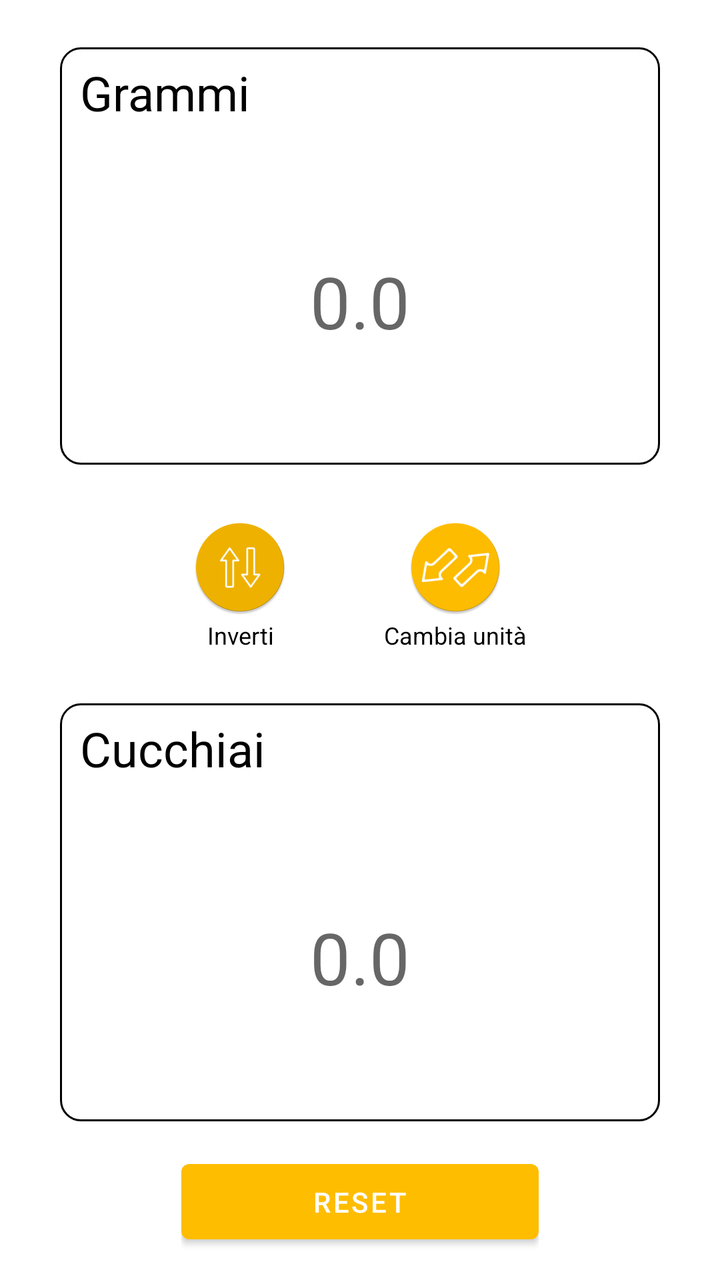
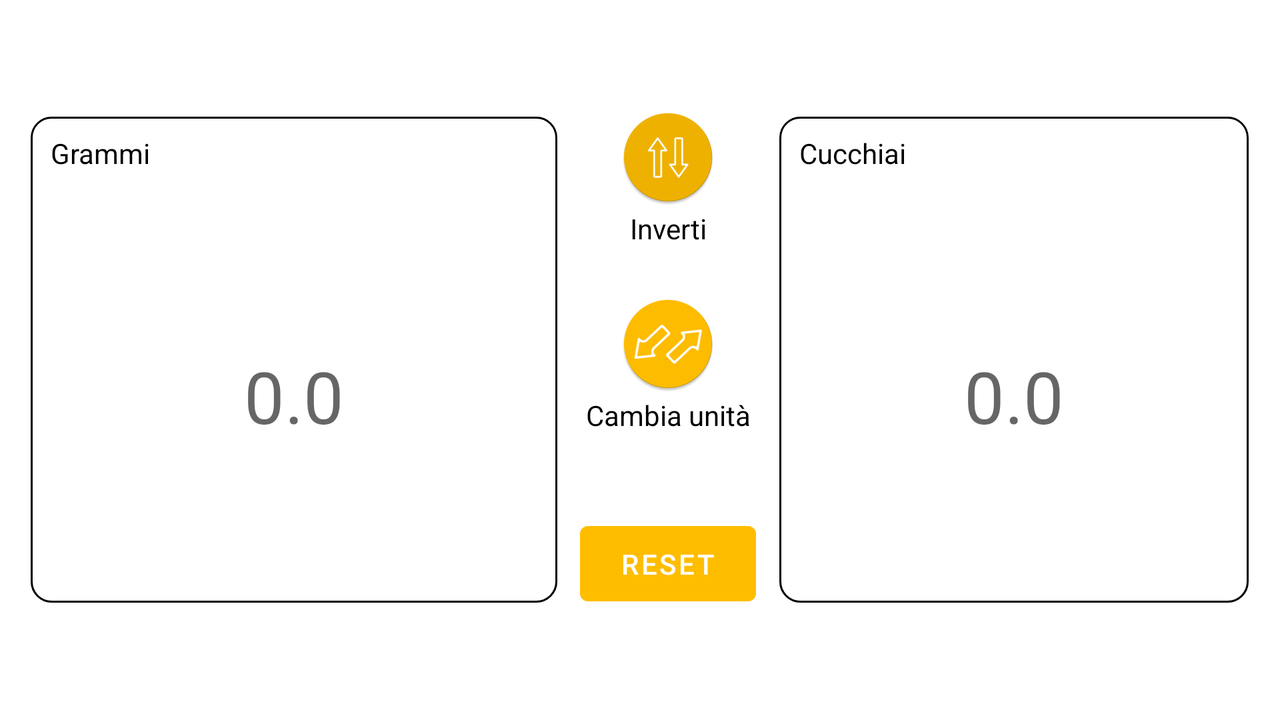

Two renders of one Android screen. The first uses the default layout on a phone; the second uses the alternative layout the repository ships for a different screen configuration, on a matching device. The two XML files are below.
<!-- AndroidManifest.xml: application theme Theme.CookingApp -->
<!-- res/layout/fragment_converter.xml -->
<?xml version="1.0" encoding="utf-8"?>
<LinearLayout xmlns:android="http://schemas.android.com/apk/res/android"
    xmlns:app="http://schemas.android.com/apk/res-auto"
    xmlns:tools="http://schemas.android.com/tools"
    android:layout_width="match_parent"
    android:layout_height="match_parent"
    android:orientation="vertical"
    tools:context=".ui.converter.ConverterFragment">

    <Space
        android:layout_width="match_parent"
        android:layout_height="wrap_content"
        android:layout_weight="6.5" />

    <LinearLayout
        android:layout_width="match_parent"
        android:layout_height="wrap_content"
        android:layout_weight="35"
        android:orientation="horizontal">

        <Space
            android:layout_width="wrap_content"
            android:layout_height="match_parent"
            android:layout_weight="20" />

        <LinearLayout
            android:layout_width="wrap_content"
            android:layout_height="match_parent"
            android:layout_weight="60"
            android:background="@drawable/drawable_roundborder_convertor"
            android:orientation="vertical">

            <TextView
                android:id="@+id/converter_tv_fromconvert"
                android:layout_width="match_parent"
                android:layout_height="wrap_content"
                android:layout_weight="10"
                android:gravity="center_vertical"
                android:paddingLeft="10dp"
                android:paddingRight="10dp"
                android:text="@string/converter_gr_text_title"
                android:textColor="@color/black"
                android:textSize="24sp" />

            <EditText
                android:id="@+id/converter_et_fromconvert"
                android:layout_width="match_parent"
                android:layout_height="wrap_content"
                android:layout_gravity="center"
                android:layout_weight="90"
                android:background="@android:color/transparent"
                android:ems="5"
                android:gravity="center"
                android:hint="@string/converter_hint"
                android:inputType="numberDecimal"
                android:textSize="36sp"
                android:autofillHints="" />
        </LinearLayout>

        <Space
            android:layout_width="wrap_content"
            android:layout_height="match_parent"
            android:layout_weight="20" />
    </LinearLayout>

    <Space
        android:layout_width="match_parent"
        android:layout_height="wrap_content"
        android:layout_weight="7" />

    <LinearLayout
        android:layout_width="match_parent"
        android:layout_height="wrap_content"
        android:layout_weight="1"
        android:orientation="horizontal">

        <Space
            android:layout_width="wrap_content"
            android:layout_height="match_parent"
            android:layout_weight="35" />

        <LinearLayout
            android:layout_width="wrap_content"
            android:layout_height="match_parent"
            android:layout_weight="10"
            android:orientation="vertical">

            <ImageButton
                android:id="@+id/converter_change_values"
                android:layout_width="match_parent"
                android:layout_height="wrap_content"
                android:layout_weight="90"
                android:background="@color/white"
                android:contentDescription="@string/converter_icon_change_alt"
                android:src="@mipmap/ic_converter_change_arrows_round" />

            <TextView
                android:id="@+id/converter_tv_switch_title"
                android:layout_width="match_parent"
                android:layout_height="wrap_content"
                android:layout_gravity="center"
                android:layout_weight="10"
                android:foregroundGravity="center"
                android:gravity="center"
                android:text="@string/converter_switch_button"
                android:textColor="@color/black"
                android:textSize="12sp" />
        </LinearLayout>

        <Space
            android:layout_width="wrap_content"
            android:layout_height="match_parent"
            android:layout_weight="10" />

        <LinearLayout
            android:layout_width="wrap_content"
            android:layout_height="match_parent"
            android:layout_weight="10"
            android:orientation="vertical">

            <ImageButton
                android:id="@+id/converter_change_units"
                android:layout_width="match_parent"
                android:layout_height="wrap_content"
                android:layout_weight="90"
                android:background="@color/white"
                android:contentDescription="@string/converter_icon_units_alt"
                android:src="@mipmap/ic_converter_arrows_round" />

            <TextView
                android:id="@+id/converter_tv_changeunits_title"
                android:layout_width="match_parent"
                android:layout_height="wrap_content"
                android:layout_gravity="center"
                android:layout_weight="10"
                android:foregroundGravity="center"
                android:gravity="center"
                android:text="@string/converter_changeunits_button"
                android:textColor="@color/black"
                android:textSize="12sp" />
        </LinearLayout>

        <Space
            android:layout_width="wrap_content"
            android:layout_height="match_parent"
            android:layout_weight="35" />
    </LinearLayout>

    <Space
        android:layout_width="match_parent"
        android:layout_height="wrap_content"
        android:layout_weight="7" />

    <LinearLayout
        android:layout_width="match_parent"
        android:layout_height="wrap_content"
        android:layout_weight="35"
        android:orientation="horizontal">

        <Space
            android:layout_width="wrap_content"
            android:layout_height="match_parent"
            android:layout_weight="20" />

        <LinearLayout
            android:layout_width="wrap_content"
            android:layout_height="match_parent"
            android:layout_weight="60"
            android:background="@drawable/drawable_roundborder_convertor"
            android:orientation="vertical">

            <TextView
                android:id="@+id/converter_tv_toconvert"
                android:layout_width="match_parent"
                android:layout_height="wrap_content"
                android:layout_weight="10"
                android:gravity="center_vertical"
                android:paddingLeft="10dp"
                android:paddingRight="10dp"
                android:text="@string/converter_spoon_text_title"
                android:textColor="@color/black"
                android:textSize="24sp" />

            <TextView
                android:id="@+id/converter_et_toconvert"
                android:layout_width="match_parent"
                android:layout_height="wrap_content"
                android:layout_weight="90"
                android:background="@android:color/transparent"
                android:ems="5"
                android:gravity="center"
                android:hint="@string/converter_hint"
                android:textColor="@color/black"
                android:textSize="36sp" />
        </LinearLayout>

        <Space
            android:layout_width="wrap_content"
            android:layout_height="match_parent"
            android:layout_weight="20" />
    </LinearLayout>

    <Space
        android:layout_width="match_parent"
        android:layout_height="wrap_content"
        android:layout_weight="2" />

    <LinearLayout
        android:layout_width="match_parent"
        android:layout_height="wrap_content"
        android:layout_weight="5"
        android:orientation="horizontal">

        <Space
            android:layout_height="match_parent"
            android:layout_width="wrap_content"
            android:layout_weight="30" />

        <LinearLayout
            android:layout_width="wrap_content"
            android:layout_height="match_parent"
            android:layout_weight="30"
            android:orientation="vertical">

            <Space
                android:layout_width="match_parent"
                android:layout_height="wrap_content"
                android:layout_weight="45" />

            <Button
                android:id="@+id/converter_reset_button"
                android:layout_width="match_parent"
                android:layout_height="wrap_content"
                android:layout_gravity="center"
                android:layout_weight="10"
                android:text="@string/converter_button_reset_name" />

            <Space
                android:layout_width="match_parent"
                android:layout_height="wrap_content"
                android:layout_weight="45" />
        </LinearLayout>

        <Space
            android:layout_width="wrap_content"
            android:layout_height="match_parent"
            android:layout_weight="30" />
    </LinearLayout>

    <Space
        android:layout_width="match_parent"
        android:layout_height="wrap_content"
        android:layout_weight="1.5" />
</LinearLayout>
<!-- resources referenced by this layout -->
<resources>
  <color name="black">#FF000000</color>
  <color name="white">#FFFFFFFF</color>
  <!-- drawable drawable_roundborder_convertor (drawable) -->
  <?xml version="1.0" encoding="utf-8"?>
  <shape xmlns:android="http://schemas.android.com/apk/res/android"
      android:shape="rectangle" >
  
      
  
      
      <stroke
          android:width="1dp"
          android:color="@color/black" >
      </stroke>
  
      
      <corners
          android:radius="10dp"   >
      </corners>
  
  </shape>
  <!-- mipmap ic_converter_arrows_round: png bitmap (mipmap-hdpi, 3821 bytes) -->
  <!-- mipmap ic_converter_change_arrows_round: png bitmap (mipmap-hdpi, 3239 bytes) -->
  <string name="converter_button_reset_name" translatable="false">Reset</string>
  <string name="converter_changeunits_button">Cambia unità</string>
  <string name="converter_gr_text_title">Grammi</string>
  <string name="converter_hint" translatable="false">0.0</string>
  <string name="converter_icon_change_alt" translatable="false">Converter icon</string>
  <string name="converter_icon_units_alt" translatable="false">Units icon</string>
  <string name="converter_spoon_text_title">Cucchiai</string>
  <string name="converter_switch_button">Inverti</string>
  <style name="Theme.CookingApp" parent="Theme.MaterialComponents.DayNight.NoActionBar">
          
          <item name="colorPrimary">@color/giallo</item>
          <item name="colorPrimaryVariant">@color/giallo_barra</item>
          <item name="colorOnPrimary">@color/white</item>
          
          <item name="colorSecondary">@color/teal_200</item>
          <item name="colorSecondaryVariant">@color/teal_700</item>
          <item name="colorOnSecondary">@color/black</item>
          
          <item name="android:statusBarColor" tools:targetApi="l">?attr/colorPrimaryVariant</item>
          
      </style>
  <color name="giallo">#FFBD00</color>
  <color name="giallo_barra">#F0B200</color>
  <color name="teal_200">#FF03DAC5</color>
  <color name="teal_700">#FF018786</color>
</resources>
<!-- res/layout-land/fragment_converter.xml (the repository's variant of the layout above) -->
<!-- drawn on the phone turned sideways -->
<?xml version="1.0" encoding="utf-8"?>
<LinearLayout xmlns:android="http://schemas.android.com/apk/res/android"
    xmlns:app="http://schemas.android.com/apk/res-auto"
    android:layout_width="match_parent"
    android:layout_height="match_parent"
    android:weightSum="100">

    <Space
        android:layout_width="wrap_content"
        android:layout_height="match_parent"
        android:layout_weight="20" />

    <LinearLayout
        android:layout_width="wrap_content"
        android:layout_height="match_parent"
        android:layout_weight="15"
        android:orientation="vertical">

        <Space
            android:layout_width="match_parent"
            android:layout_height="wrap_content"
            android:layout_weight="20" />

        <LinearLayout
            android:layout_width="match_parent"
            android:layout_height="wrap_content"
            android:layout_weight="60"
            android:background="@drawable/drawable_roundborder_convertor"
            android:orientation="vertical">

            <TextView
                android:id="@+id/converter_tv_fromconvert"
                android:layout_width="match_parent"
                android:layout_height="wrap_content"
                android:layout_weight="10"
                android:background="@android:color/transparent"
                android:gravity="center_vertical"
                android:paddingLeft="10dp"
                android:paddingRight="10dp"
                android:text="@string/converter_gr_text_title"
                android:textColor="@color/black" />

            <EditText
                android:id="@+id/converter_et_fromconvert"
                android:layout_width="match_parent"
                android:layout_height="wrap_content"
                android:layout_weight="90"
                android:background="@android:color/transparent"
                android:ems="6"
                android:gravity="center"
                android:hint="@string/converter_hint"
                android:importantForAutofill="no"
                android:inputType="numberDecimal"
                android:textSize="36sp" />
        </LinearLayout>

        <Space
            android:layout_width="match_parent"
            android:layout_height="wrap_content"
            android:layout_weight="20" />
    </LinearLayout>

    <Space
        android:layout_width="wrap_content"
        android:layout_height="match_parent"
        android:layout_weight="10" />

    <LinearLayout
        android:layout_width="wrap_content"
        android:layout_height="match_parent"
        android:layout_weight="10"
        android:orientation="vertical">

        <Space
            android:layout_width="match_parent"
            android:layout_height="wrap_content"
            android:layout_weight="29.5" />

        <ImageButton
            android:id="@+id/converter_change_values"
            android:layout_width="wrap_content"
            android:layout_height="wrap_content"
            android:layout_gravity="center"
            android:layout_weight="2.5"
            android:background="@android:color/transparent"
            android:contentDescription="@string/converter_icon_change_alt"
            app:srcCompat="@mipmap/ic_converter_change_arrows_round" />

        <TextView
            android:id="@+id/textView2"
            android:layout_width="wrap_content"
            android:layout_height="wrap_content"
            android:layout_gravity="center"
            android:layout_weight="2.5"
            android:text="@string/converter_switch_button"
            android:textColor="@color/black" />

        <Space
            android:layout_width="match_parent"
            android:layout_height="wrap_content"
            android:layout_weight="10" />

        <ImageButton
            android:id="@+id/converter_change_units"
            android:layout_width="wrap_content"
            android:layout_height="wrap_content"
            android:layout_gravity="center"
            android:layout_weight="2.5"
            android:background="@android:color/transparent"
            android:contentDescription="@string/converter_icon_units_alt"
            app:srcCompat="@mipmap/ic_converter_arrows_round" />

        <TextView
            android:id="@+id/textView3"
            android:layout_width="wrap_content"
            android:layout_height="wrap_content"
            android:layout_gravity="center"
            android:layout_weight="2.5"
            android:text="@string/converter_changeunits_button"
            android:textColor="@color/black" />

        <Space
            android:layout_width="match_parent"
            android:layout_height="wrap_content"
            android:layout_weight="20" />

        <Button
            android:id="@+id/converter_reset_button"
            android:layout_width="wrap_content"
            android:layout_height="wrap_content"
            android:layout_gravity="center"
            android:layout_weight="1"
            android:text="@string/converter_button_reset_name" />

        <Space
            android:layout_width="match_parent"
            android:layout_height="wrap_content"
            android:layout_weight="29.5" />
    </LinearLayout>

    <Space
        android:layout_width="wrap_content"
        android:layout_height="match_parent"
        android:layout_weight="10" />

    <LinearLayout
        android:layout_width="wrap_content"
        android:layout_height="match_parent"
        android:layout_weight="15"
        android:orientation="vertical">

        <Space
            android:layout_width="match_parent"
            android:layout_height="0dp"
            android:layout_weight="20" />

        <LinearLayout
            android:layout_width="match_parent"
            android:layout_height="wrap_content"
            android:layout_weight="60"
            android:background="@drawable/drawable_roundborder_convertor"
            android:orientation="vertical">

            <TextView
                android:id="@+id/converter_tv_toconvert"
                android:layout_width="match_parent"
                android:layout_height="wrap_content"
                android:layout_weight="10"
                android:gravity="center_vertical"
                android:paddingLeft="10dp"
                android:paddingRight="10dp"
                android:text="@string/converter_spoon_text_title"
                android:textColor="@color/black" />

            <TextView
                android:id="@+id/converter_et_toconvert"
                android:layout_width="match_parent"
                android:layout_height="wrap_content"
                android:layout_weight="90"
                android:background="@android:color/transparent"
                android:ems="5"
                android:gravity="center"
                android:hint="@string/converter_hint"
                android:importantForAutofill="no"
                android:inputType="numberDecimal"
                android:textColor="@color/black"
                android:textSize="36sp" />

        </LinearLayout>

        <Space
            android:layout_width="match_parent"
            android:layout_height="wrap_content"
            android:layout_weight="20" />
    </LinearLayout>

    <Space
        android:layout_width="wrap_content"
        android:layout_height="match_parent"
        android:layout_weight="20" />
</LinearLayout>
<!-- resources referenced by the variant -->
<!-- as the phone turned sideways resolves them -->
<resources>
  <color name="black">#FF000000</color>
  <!-- drawable drawable_roundborder_convertor (drawable) -->
  <?xml version="1.0" encoding="utf-8"?>
  <shape xmlns:android="http://schemas.android.com/apk/res/android"
      android:shape="rectangle" >
  
      
  
      
      <stroke
          android:width="1dp"
          android:color="@color/black" >
      </stroke>
  
      
      <corners
          android:radius="10dp"   >
      </corners>
  
  </shape>
  <!-- mipmap ic_converter_arrows_round: png bitmap (mipmap-hdpi, 3821 bytes) -->
  <!-- mipmap ic_converter_change_arrows_round: png bitmap (mipmap-hdpi, 3239 bytes) -->
  <string name="converter_button_reset_name" translatable="false">Reset</string>
  <string name="converter_changeunits_button">Cambia unità</string>
  <string name="converter_gr_text_title">Grammi</string>
  <string name="converter_hint" translatable="false">0.0</string>
  <string name="converter_icon_change_alt" translatable="false">Converter icon</string>
  <string name="converter_icon_units_alt" translatable="false">Units icon</string>
  <string name="converter_spoon_text_title">Cucchiai</string>
  <string name="converter_switch_button">Inverti</string>
  <style name="Theme.CookingApp" parent="Theme.MaterialComponents.DayNight.NoActionBar">
          
          <item name="colorPrimary">@color/giallo</item>
          <item name="colorPrimaryVariant">@color/giallo_barra</item>
          <item name="colorOnPrimary">@color/white</item>
          
          <item name="colorSecondary">@color/teal_200</item>
          <item name="colorSecondaryVariant">@color/teal_700</item>
          <item name="colorOnSecondary">@color/black</item>
          
          <item name="android:statusBarColor" tools:targetApi="l">?attr/colorPrimaryVariant</item>
          
      </style>
  <color name="giallo">#FFBD00</color>
  <color name="giallo_barra">#F0B200</color>
  <color name="white">#FFFFFFFF</color>
  <color name="teal_200">#FF03DAC5</color>
  <color name="teal_700">#FF018786</color>
</resources>
